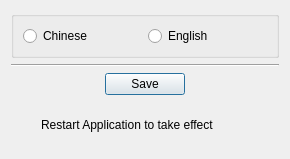
<?xml version="1.0" encoding="UTF-8"?>
<ui version="4.0">
 <class>QKxLanguageDialog</class>
 <widget class="QDialog" name="QKxLanguageDialog">
  <property name="geometry">
   <rect>
    <x>0</x>
    <y>0</y>
    <width>290</width>
    <height>159</height>
   </rect>
  </property>
  <property name="windowTitle">
   <string>Dialog</string>
  </property>
  <layout class="QVBoxLayout" name="verticalLayout">
   <item>
    <widget class="QGroupBox" name="groupBox">
     <property name="title">
      <string/>
     </property>
     <layout class="QHBoxLayout" name="horizontalLayout">
      <item>
       <widget class="QRadioButton" name="chkZh">
        <property name="text">
         <string>Chinese</string>
        </property>
       </widget>
      </item>
      <item>
       <widget class="QRadioButton" name="chkEn">
        <property name="text">
         <string>English</string>
        </property>
       </widget>
      </item>
     </layout>
    </widget>
   </item>
   <item>
    <widget class="Line" name="line">
     <property name="orientation">
      <enum>Qt::Horizontal</enum>
     </property>
    </widget>
   </item>
   <item>
    <layout class="QHBoxLayout" name="horizontalLayout_2">
     <item>
      <spacer name="horizontalSpacer">
       <property name="orientation">
        <enum>Qt::Horizontal</enum>
       </property>
       <property name="sizeHint" stdset="0">
        <size>
         <width>40</width>
         <height>20</height>
        </size>
       </property>
      </spacer>
     </item>
     <item>
      <widget class="QPushButton" name="btnSave">
       <property name="text">
        <string>Save</string>
       </property>
      </widget>
     </item>
     <item>
      <spacer name="horizontalSpacer_2">
       <property name="orientation">
        <enum>Qt::Horizontal</enum>
       </property>
       <property name="sizeHint" stdset="0">
        <size>
         <width>40</width>
         <height>20</height>
        </size>
       </property>
      </spacer>
     </item>
    </layout>
   </item>
   <item>
    <layout class="QHBoxLayout" name="horizontalLayout_3">
     <item>
      <widget class="QLabel" name="label">
       <property name="maximumSize">
        <size>
         <width>24</width>
         <height>24</height>
        </size>
       </property>
       <property name="text">
        <string/>
       </property>
       <property name="pixmap">
        <pixmap resource="feidesk.qrc">:/resource/skin/tips.png</pixmap>
       </property>
       <property name="scaledContents">
        <bool>true</bool>
       </property>
      </widget>
     </item>
     <item>
      <widget class="QLabel" name="label_2">
       <property name="text">
        <string>Restart Application to take effect</string>
       </property>
      </widget>
     </item>
    </layout>
   </item>
  </layout>
 </widget>
 <resources>
  <include location="feidesk.qrc"/>
 </resources>
 <connections/>
</ui>
